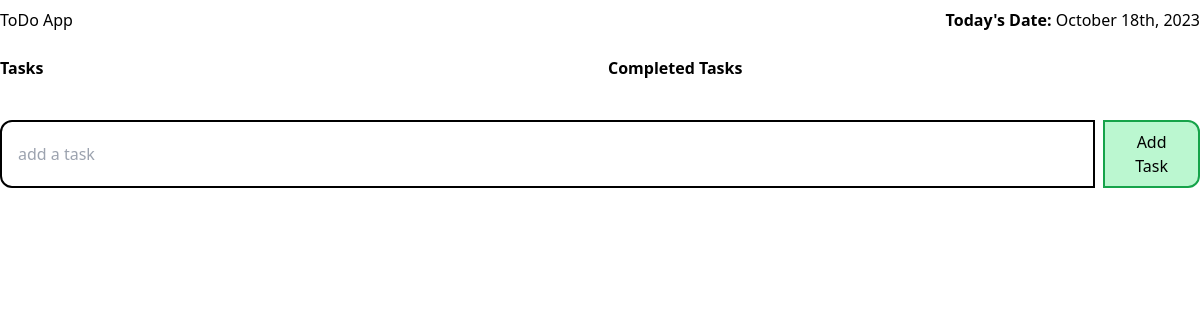
The app's page /, older data.
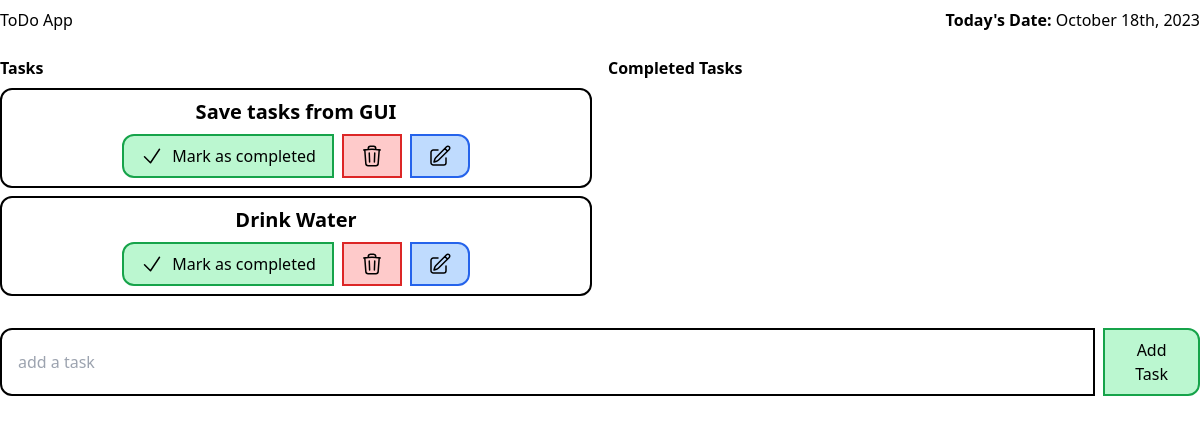
The same page, newer data.
### todo/models.py (models this page shows)
class Task(models.Model):
    task = models.CharField(max_length=250)
    is_completed = models.BooleanField(default=False)
    created_at = models.DateTimeField(auto_now_add=True)
    updated_at = models.DateTimeField(auto_now=True)
    def __str__(self):
        return self.task

### todo_main/views.py (the view)
# urls.py: 2. Add a URL to urlpatterns:  path('', views.home, name='home')
def home(request):
    tasks = Task.objects.filter(is_completed=False).order_by('-updated_at')
    completed_tasks = Task.objects.filter(is_completed=True).order_by('-updated_at')
    print(tasks)
    context = {
        'tasks': tasks,
        'completed_tasks': completed_tasks
    }
    return render(request, 'home.html', context)

### templates/home.html (shortened to what this page needs)
<!DOCTYPE html>
<html lang="en">
  <head>
    <script src="https://cdn.tailwindcss.com"></script>
  </head>
  <body>
    <section class="max-w-7xl mx-auto py-2 flex justify-between">
      <h1>ToDo App</h1>
      <h2><b>Today's Date:</b> {% now 'F jS, Y ' %}</h2>
    </section>
    <section class="grid grid-cols-2 max-w-7xl mx-auto gap-4 py-4">
      <div>
        <h3 class="font-bold">Tasks</h3>
        <ul class="flex flex-col gap-2 mt-2">
          {% for task in tasks %}
          <div class="py-2 w-full border-2 border-black rounded-xl py-2 px-4">
            <li class="flex justify-between items-center flex-col gap-2">
              <p class="font-semibold text-xl">{{ task.task }}</p>
              <div class="flex gap-2">
                <a
                  href="{% url 'markAsCompleted' task.pk %}"
                  class="py-2 px-4 border-2 rounded-l-xl border-green-600 bg-green-200 flex gap-2"
                >
                  <svg
                    xmlns="http://www.w3.org/2000/svg"
                    fill="none"
                    viewBox="0 0 24 24"
                    stroke-width="1.5"
                    stroke="currentColor"
                    class="w-6 h-6"
                  >
                    <path
                      stroke-linecap="round"
                      stroke-linejoin="round"
                      d="M4.5 12.75l6 6 9-13.5"
                    />
                  </svg>
                  Mark as completed
                </a>
                <a
                  href="{% url 'deleteTask' task.pk %}"
                  class="py-2 px-4 border-2 border-red-600 bg-red-200 flex gap-2"
                >
                </a>
                <a
                  href="{% url 'editTask' task.pk %}"
                  class="py-2 px-4 border-2 rounded-r-xl border-blue-600 flex gap-2 bg-blue-200"
                >
                </a>
              </div>
            </li>
          </div>
          {% endfor %}
        </ul>
      </div>
      <div>
        <h3 class="font-bold">Completed Tasks</h3>
      </div>
    </section>
    <section class="max-w-7xl mx-auto py-4">
      <form action="{% url 'addTask' %}" method="POST" class="flex gap-2">
        <input
          class="border-2 border-black w-full rounded-l-xl py-2 px-4"
          name="task"
          placeholder="add a task"
        />
        <button
          class="border-2 border-green-600 bg-green-200 rounded-r-xl py-2 px-4"
          type="submit"
        >
          Add Task
        </button>
      </form>
    </section>
  </body>
</html>

Row changes from the older to the newer data that the page shows:
added Task: task "Save tasks from GUI"
added Task: task "Drink Water"
